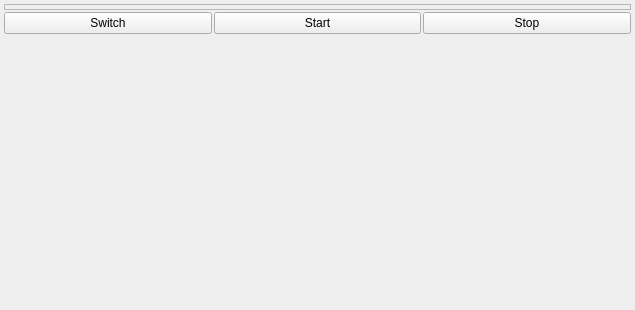
<?xml version="1.0" encoding="UTF-8"?>
<ui version="4.0">
 <class>GEyeTracker</class>
 <widget class="QWidget" name="GEyeTracker">
  <property name="geometry">
   <rect>
    <x>0</x>
    <y>0</y>
    <width>635</width>
    <height>310</height>
   </rect>
  </property>
  <property name="sizePolicy">
   <sizepolicy hsizetype="Expanding" vsizetype="Expanding">
    <horstretch>0</horstretch>
    <verstretch>0</verstretch>
   </sizepolicy>
  </property>
  <property name="windowTitle">
   <string>GorgonEye</string>
  </property>
  <layout class="QHBoxLayout" name="horizontalLayout">
   <property name="spacing">
    <number>4</number>
   </property>
   <property name="margin">
    <number>4</number>
   </property>
   <item>
    <layout class="QVBoxLayout" name="mainLayout">
     <property name="spacing">
      <number>2</number>
     </property>
     <item>
      <widget class="QFrame" name="viewFrame">
       <property name="frameShape">
        <enum>QFrame::StyledPanel</enum>
       </property>
       <property name="frameShadow">
        <enum>QFrame::Plain</enum>
       </property>
       <layout class="QGridLayout" name="gridLayout">
        <property name="margin">
         <number>2</number>
        </property>
        <property name="spacing">
         <number>2</number>
        </property>
        <item row="0" column="0">
         <layout class="QVBoxLayout" name="viewLayout">
          <property name="spacing">
           <number>2</number>
          </property>
         </layout>
        </item>
       </layout>
      </widget>
     </item>
     <item>
      <layout class="QHBoxLayout" name="buttonLayout">
       <property name="spacing">
        <number>2</number>
       </property>
       <property name="margin">
        <number>0</number>
       </property>
       <item>
        <widget class="QPushButton" name="gazeBtn">
         <property name="text">
          <string>Switch</string>
         </property>
         <property name="checkable">
          <bool>false</bool>
         </property>
         <property name="checked">
          <bool>false</bool>
         </property>
         <property name="flat">
          <bool>false</bool>
         </property>
        </widget>
       </item>
       <item>
        <widget class="QPushButton" name="startBtn">
         <property name="text">
          <string>Start</string>
         </property>
        </widget>
       </item>
       <item>
        <widget class="QPushButton" name="stopBtn">
         <property name="text">
          <string>Stop</string>
         </property>
        </widget>
       </item>
      </layout>
     </item>
     <item>
      <spacer name="viewSpacer">
       <property name="orientation">
        <enum>Qt::Vertical</enum>
       </property>
       <property name="sizeType">
        <enum>QSizePolicy::Expanding</enum>
       </property>
       <property name="sizeHint" stdset="0">
        <size>
         <width>5</width>
         <height>40</height>
        </size>
       </property>
      </spacer>
     </item>
    </layout>
   </item>
   <item>
    <layout class="QVBoxLayout" name="sideLayout">
     <property name="spacing">
      <number>2</number>
     </property>
     <item>
      <layout class="QVBoxLayout" name="auxLayout">
       <property name="spacing">
        <number>2</number>
       </property>
       <item>
        <layout class="QHBoxLayout" name="paramsLayout">
         <property name="spacing">
          <number>2</number>
         </property>
        </layout>
       </item>
      </layout>
     </item>
    </layout>
   </item>
  </layout>
 </widget>
 <resources/>
 <connections/>
</ui>
